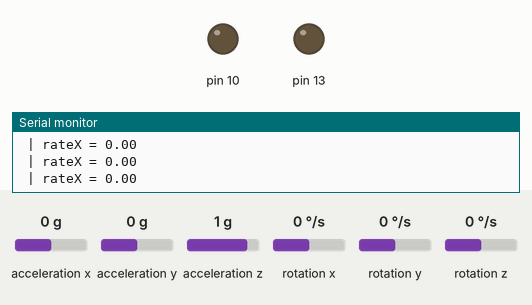
Simulated run of this sketch. Board: Arduino Uno, built with avr-gcc and run on an emulated ATmega328P. On the bench: output pins drawn as LEDs (lit = HIGH), the last lines printed to the serial monitor. Wiring (inferred from the names in the program): MPU-6050 motion sensor at I2C address 0x68. Dashed ring = blinking. Inputs (shaded band) come from the test bench; at power-on: rotation x 0 °/s, acceleration x 0 g, acceleration y 0 g, acceleration z 1 g, rotation y 0 °/s, rotation z 0 °/s.

Above: at 1.2 s.
1.3 s: rotation x set to -8 °/s
2.8 s: rotation x set to -11 °/s
At 3.37 s:
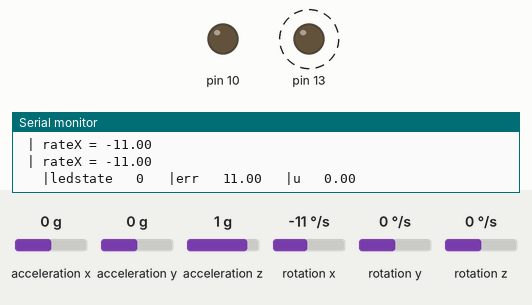
5.8 s: rotation x set to 100 °/s
At 6.4 s:
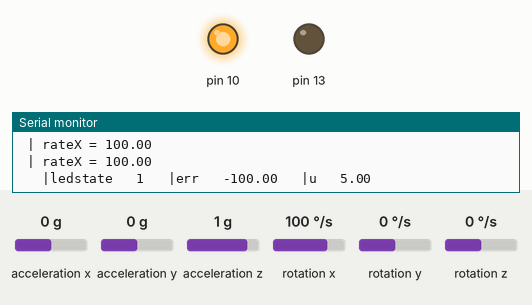
7.4 s: rotation x set to 21 °/s
10.4 s: rotation x set to 18 °/s
At 10.62 s:
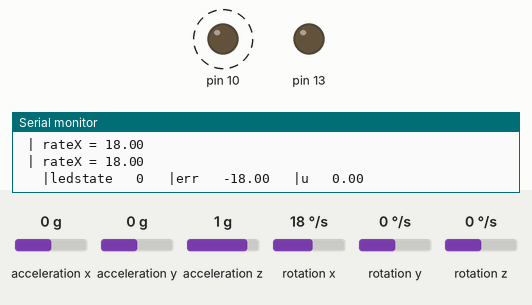
13.4 s: rotation x set to 11 °/s
16.4 s: rotation x set to 8 °/s
At 17.4 s:
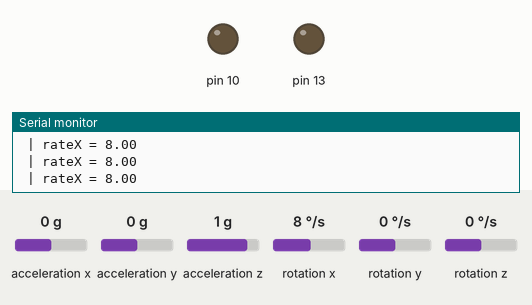
Timing chart, 0 to 19.4 s (numbered marks = the images above; inputs shaded):
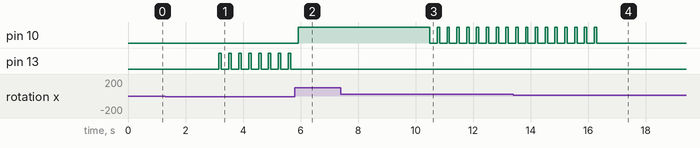

The sketch:

RCS_Roll_Feedback_Gain.ino
```cpp
#include <Wire.h>

#define A_GAIN 0.932    // [deg/LSB]
#define G_GAIN 1.466    // [deg/s/LSB]

#define DT 0.002         // [s/loop] loop period
#define A 0.98         // complementary filter constant

#define KP 1.8          // proportional controller gain [LSB/deg/loop]
#define KD 0.4          // derivative controller gain [LSB/deg/loop]
#define KI 0.5          // Integral controller gain

float accel = 0.0;
float angle = 0.0;      // [deg]
float rate = 0.0;       // [deg/s]
float output = 0.0;     // [LSB] (100% voltage to motor is 255LSB)

float accelX = 0.0;
float angleX = 0.0;      // [deg]
float rateX = 0.0;       // [deg/s]
float outputX = 0.0;     // [LSB] (100% voltage to motor is 255LSB)

float accelY = 0.0;
float angleY = 0.0;      // [deg]
float rateY = 0.0;       // [deg/s]
float outputY = 0.0;     // [LSB] (100% voltage to motor is 255LSB)

float rateZ = 0.0;       // [deg/s]

float rateD = 0.00;       // desired roll rate
float kp = 2.50;         //proportional gain for duty cycle


const int MPU=0x68;  // I2C address of the MPU-6050
float AcX;
float AcY;
float AcZ;
float GyX;
float GyY;
float GyZ;
float Tmp;
float d = 0;

const unsigned int onTime = 200;
unsigned long previousMillis = 0;        // will store last time LED was updated
int interval = onTime;
boolean ledState = HIGH;             // ledState used to set the LED
//const long interval = 100;           // interval at which to blink (milliseconds)

void setup() {
  Wire.begin();
  Wire.beginTransmission(MPU);
  Wire.write(0x6B);  // PWR_MGMT_1 register
  Wire.write(0);     // set to zero (wakes up the MPU-6050)
  Wire.endTransmission(true);
  pinMode(10, OUTPUT);
  pinMode(13, OUTPUT);
  pinMode(A0, INPUT);
  Serial.begin(9600);
}


void IMU(){ //IMU function for MPU-6050
  Wire.beginTransmission(MPU);
  Wire.write(0x3B);  // starting with register 0x3B (ACCEL_XOUT_H)
  Wire.endTransmission(false);
  Wire.requestFrom(MPU,14,true);
  AcX=Wire.read()<<8|Wire.read();
  AcY=Wire.read()<<8|Wire.read();
  AcZ=Wire.read()<<8|Wire.read();
  Tmp=Wire.read()<<8|Wire.read();
  GyX=Wire.read()<<8|Wire.read();
  GyY=Wire.read()<<8|Wire.read();
  GyZ=Wire.read()<<8|Wire.read();
  ////////////////////////////////////////////////////////////
  //output for Pitch tilt
  rateX = GyX / 131;
  Serial.print(" | rateX = ");
  Serial.println(rateX);
/*
  //set accell rate
  accelY = AcY / 16384;
  Serial.print(" | accY = ");
  Serial.print(accelY);
  //determine the angle
  angleX = A * (angle + rate * DT) + (1 - A) * accel;
  Serial.print(" | angX = ");
  Serial.print(angleX);
  //set the scalar reaction
  outputX = (angle * KP + rate * KD) ;
  Serial.print(" | outX = ");
  Serial.print(outputX);
  ////////////////////////////////////////////////////////////
  //output for Yaw tilt

  rateY = GyY / 131;
  Serial.print(" | rateY = ");
  Serial.print(rateY);

  //set accell rate
  accelX = AcX / 16384;
  Serial.print(" | accX = ");
  Serial.print(accelX);
  //determine the angle
  angleY = A * (angle + rate * DT) + (1 - A) * accel;
  Serial.print(" | angY = ");
  Serial.print(angleY);
  //set the scalar reaction
  outputY = (angle * KP + rate * KD) ;
  Serial.print(" | outY = ");
  Serial.print(outputY);
  ////////////////////////////////////////////////////////////
  //output for roll rate
  rateZ = GyZ / 131;
  Serial.print(" | rateZ = ");
  Serial.println(rateZ);
  */

}

void blink() //function for blink without  delay using preset interval for PWM
{
  unsigned long currentMillis = millis();
  if(currentMillis - previousMillis >= interval) {
    previousMillis = currentMillis;
    if (ledState == LOW){
      ledState = HIGH;

    }
    else{
      ledState = LOW;
  }
  }
}

void blinkwd()
{
  IMU();
  float err = rateD - rateX;
  float u = map(kp*abs(err), 0, 50, 0.2, 1.00);

  //float rate = abs(u)/100;
  unsigned long currentMillis = millis();
  if (u >= 1){
    ledState = HIGH;
  }
  else if ((unsigned long)(currentMillis - previousMillis) >= interval) {
    if (ledState) {
      interval = onTime-u*onTime;
    } else {
      interval = u*onTime;
    }
    ledState = !(ledState);
    previousMillis = currentMillis;
  }


  Serial.print("   |ledstate   ");
  Serial.print(ledState);
  Serial.print("   |err   ");
  Serial.print(err);
  Serial.print("   |u   ");
  Serial.println(u);

}


void loop() {

  IMU(); //call IMU function

  //float val = map(analogRead(A0), 0, 1023, -100, 100);
  if (rateX >= 10) {
    blinkwd();
    digitalWrite(10,ledState);
  }
  //acvitate solenoids to roll counter-clockwise
  else if (rateX <= -10) {
    blinkwd();
    digitalWrite(13,ledState);
  }
 //sweetspot!! no roll action to solenoids
  else {
    digitalWrite(10,LOW);
    digitalWrite(13,LOW);
  }
  //Serial.print("   |ledstate   ");
  //Serial.print(ledState);
  delay(1);

}
```

Measured:
- the behaviour switches between -9 and -10 °/s on rotation x (found by bisection; images 0 and 1)
- the behaviour switches between 20 and 19 °/s on rotation x (found by bisection; images 2 and 3)
- the behaviour switches between 10 and 9 °/s on rotation x (found by bisection; images 3 and 4)
- after the input at 2.8 s, pin 13: alternates HIGH for 0.09 s and LOW for 0.26 s, starting after 0.36 s
- after the input at 5.8 s, pin 10: LOW → HIGH after 0.12 s; pin 13: stops changing and stays LOW
- after the input at 10.4 s, pin 10: alternates HIGH for 0.09 s and LOW for 0.26 s, starting after 0.09 s
- after the input at 16.4 s, pin 10: stops changing and stays LOW
